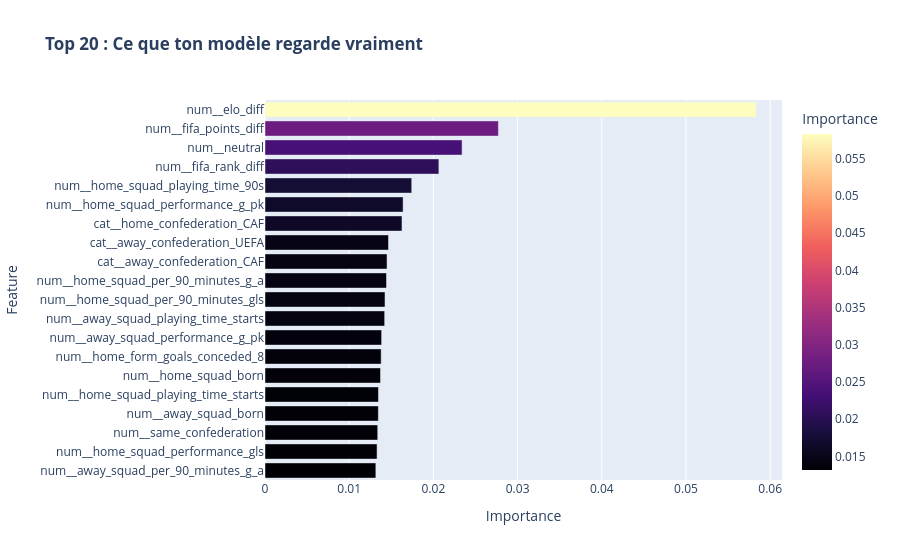

The code cell stored with this chart in its notebook:
### Code cell
import joblib
import pandas as pd
import plotly.express as px
import numpy as np

# 1. Chargement du modèle
model = joblib.load("../data/processed/models/champion_xgboost.pkl")

# 2. Récupérer le premier modèle et son pipeline de transformation
first_fold = model.calibrated_classifiers_[0].estimator
preprocessor = first_fold.steps[0][1]  # Le transformer (ColumnTransformer / Encoder)
xgboost_model = first_fold.steps[-1][1] # Le modèle XGBoost

# 3. Tenter de récupérer les noms de colonnes générés
try:
    # Si ton pipeline supporte get_feature_names_out (Scikit-learn moderne)
    feature_names_transformed = preprocessor.get_feature_names_out()
    print(f"✅ {len(feature_names_transformed)} noms de colonnes récupérés du preprocessor.")
except:
    print("⚠️ Impossible de récupérer les noms via get_feature_names_out.")
    # Fallback : on crée des noms génériques pour ne pas bloquer
    feature_names_transformed = [f"feature_{i}" for i in range(len(xgboost_model.feature_importances_))]

# 4. Extraction de l'importance
importances = xgboost_model.feature_importances_

# 5. Création du DataFrame (en s'assurant que les longueurs matchent)
min_len = min(len(feature_names_transformed), len(importances))
df_imp = pd.DataFrame({
    'Feature': feature_names_transformed[:min_len],
    'Importance': importances[:min_len]
}).sort_values('Importance', ascending=False)

print(df_imp.head(20))
# 6. Plot
fig = px.bar(
    df_imp.head(20), 
    x='Importance', 
    y='Feature', 
    orientation='h',
    title="<b>Top 20 : Ce que ton modèle regarde vraiment</b>",
    color='Importance',
    color_continuous_scale='Magma'
)
fig.update_layout(yaxis={'categoryorder':'total ascending'})
fig.show()

### Figure 1 — Plotly figure (JSON) as saved in the notebook; plotly's stock layout.template omitted (floating-point values rounded to 4 significant figures)
{"data": [{"hovertemplate": "Importance=%{marker.color}<br>Feature=%{y}<extra></extra>", "legendgroup": "", "marker": {"color": [0.05833, 0.02772, 0.0234, 0.02065, 0.01743, 0.0164, 0.01627, 0.01467, 0.01449, 0.01443, 0.01425, 0.01421, 0.01385, 0.0138, 0.01372, 0.01348, 0.01346, 0.01339, 0.01331, 0.01316], "coloraxis": "coloraxis", "pattern": {"shape": ""}}, "name": "", "orientation": "h", "showlegend": false, "textposition": "auto", "type": "bar", "x": [0.05833, 0.02772, 0.0234, 0.02065, 0.01743, 0.0164, 0.01627, 0.01467, 0.01449, 0.01443, 0.01425, 0.01421, 0.01385, 0.0138, 0.01372, 0.01348, 0.01346, 0.01339, 0.01331, 0.01316], "xaxis": "x", "y": ["num__elo_diff", "num__fifa_points_diff", "num__neutral", "num__fifa_rank_diff", "num__home_squad_playing_time_90s", "num__home_squad_performance_g_pk", "cat__home_confederation_CAF", "cat__away_confederation_UEFA", "cat__away_confederation_CAF", "num__home_squad_per_90_minutes_g_a", "num__home_squad_per_90_minutes_gls", "num__away_squad_playing_time_starts", "num__away_squad_performance_g_pk", "num__home_form_goals_conceded_8", "num__home_squad_born", "num__home_squad_playing_time_starts", "num__away_squad_born", "num__same_confederation", "num__home_squad_performance_gls", "num__away_squad_per_90_minutes_g_a"], "yaxis": "y"}], "layout": {"barmode": "relative", "coloraxis": {"colorbar": {"title": {"text": "Importance"}}, "colorscale": [[0, "#000004"], [0.1111, "#180f3d"], [0.2222, "#440f76"], [0.3333, "#721f81"], [0.4444, "#9e2f7f"], [0.5556, "#cd4071"], [0.6667, "#f1605d"], [0.7778, "#fd9668"], [0.8889, "#feca8d"], [1, "#fcfdbf"]]}, "legend": {"tracegroupgap": 0}, "title": {"text": "<b>Top 20 : Ce que ton modèle regarde vraiment</b>"}, "xaxis": {"anchor": "y", "domain": [0, 1], "title": {"text": "Importance"}}, "yaxis": {"anchor": "x", "categoryorder": "total ascending", "domain": [0, 1], "title": {"text": "Feature"}}}}
